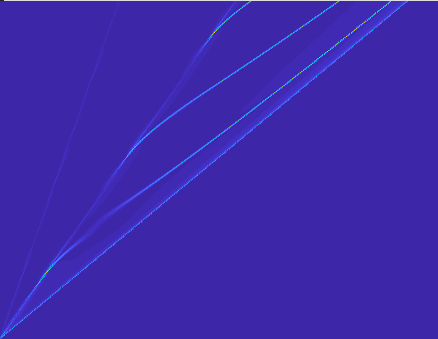
#> input picture MackGraphe-Doc/mono_modo.png, 438 x 339 px
$ jupyter execute --allow-errors SpikeDiscovery_MonoModes.ipynb
#> lines starting #> are read from the running program, lines starting #| are printed output that depends on the picture; after the words box and inside, x2 and y2 are one past the last pixel; in counts of white or black regions, pixels touching at a corner belong together
## Entendendo como gerar spike trains a partir de uma imagem usando a lib snntorch

### Usando a Imagem inicial

[cell 1]
import matplotlib.pyplot as plt
import snntorch.spikeplot as splt
from IPython.display import HTML
from PIL import Image
from torchvision import transforms
from snntorch import spikegen
import cv2
import numpy as np

### Aplicando transformações na imagem para melhorar o contraste

[cell 2]
fileName = 'mono_modo.png'
img_ori = cv2.imread(fileName)
#> img_ori is the input picture: shape (339, 438, 3); mean B, G, R 170.6, 40.1, 62.7

[cell 3]
# Convertendo para escala cinza:
img_gs = cv2.cvtColor(img_ori,cv2.COLOR_BGR2GRAY)
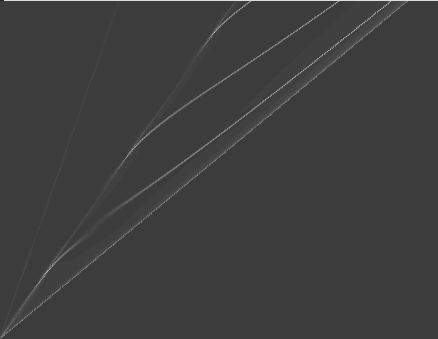
#> img_gs: shape (339, 438); min 38, max 222, mean 61.7

# Aplicando filtro Gaussiano:
img_blur = cv2.GaussianBlur(img_gs, (0,0), sigmaX=6, sigmaY=6)

# Corrindo falhas com Fechamento Morfológico
kernel = cv2.getStructuringElement(cv2.MORPH_RECT, (5,5))
img_morph = cv2.morphologyEx(img_blur, cv2.MORPH_CLOSE, kernel)

# Aplicando filtro de binarizacao de Otsu
#img_otsu = cv2.threshold(img_morph, 0, 255, cv2.THRESH_OTSU)[1]

# Aplicando filtro binario adaptativo gaussiano
img_ag = cv2.adaptiveThreshold(img_gs,255,cv2.ADAPTIVE_THRESH_GAUSSIAN_C,\
            cv2.THRESH_BINARY,11,2)
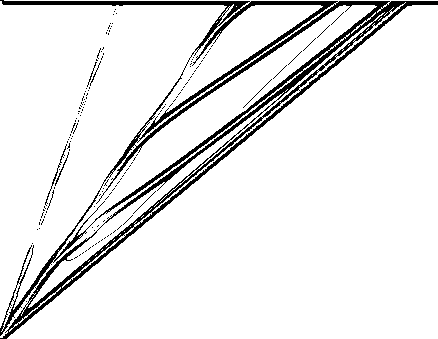
#> img_ag: shape (339, 438); 91.4% white; 147 black regions (139 under 20 px), largest, box (x1, y1, x2, y2) and area: (0, 0, 438, 339) 12108, (45, 144, 67, 206) 86, (55, 152, 69, 186) 48

[cell 4]
# [5 lines of commented-out code are left out]
cv2.imshow('Original-Cinza-Blur-Morph-AG', img_ag)
cv2.waitKey(0)
cv2.destroyAllWindows()

[cell 5]
#cv2.imwrite('mono_modo_gs.png', img_gs)
#cv2.imwrite('mono_modo_blur.png', img_blur)
#cv2.imwrite('mono_modo_morph.png', img_morph)
cv2.imwrite('mono_modo_ag.png', img_ag)
#> Out = True
